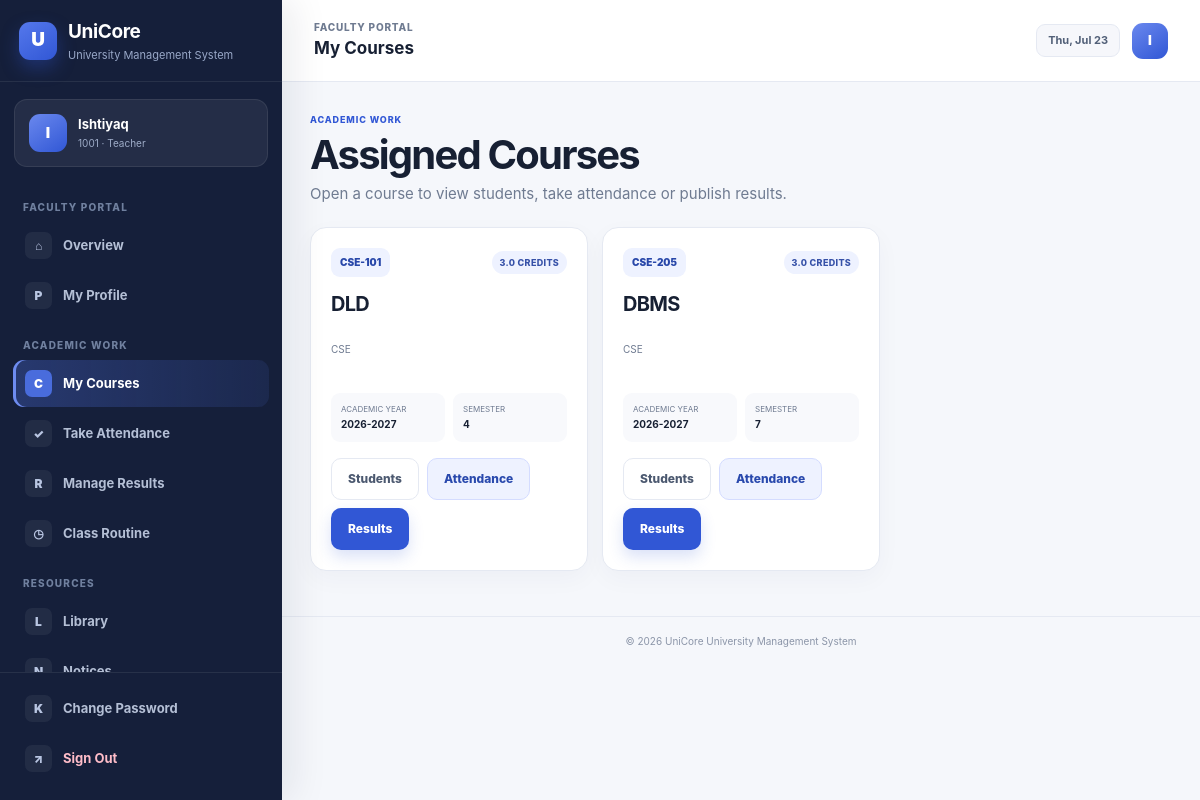
Page /teacher-portal/courses/ (signed in) on the committed database.
### accounts/models.py (models this page shows, shortened)
class UserProfile(models.Model):
    ADMIN = "ADMIN"
    STUDENT = "STUDENT"
    TEACHER = "TEACHER"
    ROLE_CHOICES = [
        (ADMIN, "Administrator"),
        (STUDENT, "Student"),
        (TEACHER, "Teacher"),
    ]
    user = models.OneToOneField(
        settings.AUTH_USER_MODEL,
        on_delete=models.CASCADE,
        related_name="ums_profile",
    )
    role = models.CharField(max_length=10, choices=ROLE_CHOICES)
    reference_id = models.CharField(
        max_length=30,
        blank=True,
        help_text="Student ID from MySQL or Teacher ID from PostgreSQL.",
    )
    display_name = models.CharField(max_length=120, blank=True)
    created_at = models.DateTimeField(auto_now_add=True)
    updated_at = models.DateTimeField(auto_now=True)
    class Meta:
        ordering = ["role", "reference_id", "user__username"]
        constraints = [
            models.UniqueConstraint(
                fields=["role", "reference_id"],
                condition=~models.Q(reference_id=""),
                name="unique_role_reference_account",
            )
        ]

### academic/models.py (models this page shows, shortened)
class TimeStampedModel(models.Model):
    created_at = models.DateTimeField(auto_now_add=True)
    updated_at = models.DateTimeField(auto_now=True)
    class Meta:
        abstract = True

class CourseAssignment(TimeStampedModel):
    teacher_ref = models.CharField(max_length=30, help_text="Teacher ID from the PostgreSQL teacher database")
    teacher_name = models.CharField(max_length=120)
    course = models.ForeignKey(Course, on_delete=models.CASCADE, related_name="assignments")
    academic_year = models.CharField(max_length=9, default="2026-2027")
    semester = models.PositiveSmallIntegerField(choices=Course.SEMESTER_CHOICES, default=1)
    class Meta:
        ordering = ["-academic_year", "teacher_ref", "course__code"]
        constraints = [
            models.UniqueConstraint(
                fields=["teacher_ref", "course", "academic_year", "semester"],
                name="unique_teacher_course_assignment",
            )
        ]

class Course(TimeStampedModel):
    SEMESTER_CHOICES = [(number, f"Semester {number}") for number in range(1, 13)]
    code = models.CharField(max_length=20, unique=True)
    title = models.CharField(max_length=150)
    credit = models.DecimalField(
        max_digits=4,
        decimal_places=1,
        default=Decimal("3.0"),
        validators=[MinValueValidator(Decimal("0.5")), MaxValueValidator(Decimal("12.0"))],
    )
    department = models.ForeignKey(Department, on_delete=models.PROTECT, related_name="courses")
    semester = models.PositiveSmallIntegerField(choices=SEMESTER_CHOICES, default=1)
    active = models.BooleanField(default=True)
    class Meta:
        ordering = ["department__code", "semester", "code"]

class Department(TimeStampedModel):
    code = models.CharField(max_length=15, unique=True)
    name = models.CharField(max_length=120, unique=True)
    office = models.CharField(max_length=120, blank=True)
    phone = models.CharField(max_length=20, blank=True)
    description = models.TextField(blank=True)
    class Meta:
        ordering = ["code"]

### accounts/views.py (the view)
# urls.py: path("teacher-portal/courses/", views.teacher_courses, name="teacher_courses"),
@teacher_required
def teacher_courses(request):
    profile, reference, teacher, database_online, display_name = _teacher_identity(request.user)
    assignments = CourseAssignment.objects.filter(teacher_ref=reference).select_related("course", "course__department")
    return render(
        request,
        "accounts/teacher_courses.html",
        {"profile": profile, "teacher": teacher, "display_name": display_name, "assignments": assignments},
    )

### accounts/context_processors.py (called while the page is built)
def role_context(request):
    return {
        "ums_role": get_user_role(request.user),
        "ums_profile": get_user_profile(request.user),
    }

### accounts/utils.py (called while the page is built)
def get_user_role(user):
    if not getattr(user, "is_authenticated", False):
        return None
    if user.is_superuser or user.is_staff:
        return UserProfile.ADMIN
    try:
        return user.ums_profile.role
    except UserProfile.DoesNotExist:
        return None

def get_user_profile(user):
    if not getattr(user, "is_authenticated", False):
        return None
    try:
        return user.ums_profile
    except UserProfile.DoesNotExist:
        return None

### accounts/views.py (called while the page is built)
def _teacher_identity(user):
    profile = get_user_profile(user)
    reference = profile.reference_id
    teacher = None
    database_online = True
    try:
        teacher = Teacher.objects.filter(employee_id=reference).first()
        if teacher is None and str(reference).isdigit():
            teacher = Teacher.objects.filter(pk=int(reference)).first()
    except Exception:
        database_online = False
    display_name = teacher.name if teacher else (profile.display_name or user.username)
    return profile, reference, teacher, database_online, display_name

### accounts/templates/accounts/teacher_courses.html (shortened to what this page needs)
{% extends "base.html" %}
{% block header_title %}My Courses{% endblock %}
{% block content %}
<div class="page-header"><div><span class="eyebrow">Academic Work</span><h1>Assigned Courses</h1><p>Open a course to view students, take attendance or publish results.</p></div></div>
<div class="course-card-grid">{% for item in assignments %}<article class="course-card modern"><div class="course-card-top"><span class="course-code">{{ item.course.code }}</span><span class="soft-badge">{{ item.course.credit }} credits</span></div><h3>{{ item.course.title }}</h3><p>{{ item.course.department.name }}</p><div class="course-meta"><span>Academic Year<strong>{{ item.academic_year }}</strong></span><span>Semester<strong>{{ item.semester }}</strong></span></div><div class="button-row"><a class="btn btn-ghost" href="{% url 'teacher_course' item.id %}">Students</a><a class="btn btn-secondary" href="{% url 'teacher_attendance' item.id %}">Attendance</a><a class="btn btn-primary" href="{% url 'teacher_results' item.id %}">Results</a></div></article>{% empty %}<div class="panel empty-state">No course has been assigned to your account.</div>{% endfor %}</div>
{% endblock %}

### templates/base.html (shortened to what this page needs)
{% load static %}
<!DOCTYPE html>
<html lang="en">
<head>
  <link rel="stylesheet" href="{% static 'ums/css/style.css' %}?v=20260722-ui2">
</head>
<body class="{% if user.is_authenticated %}app-body{% else %}public-body{% endif %}">
{% if user.is_authenticated %}
  {% with current=request.resolver_match.url_name %}
  <div class="app-layout">
    <aside class="sidebar" data-sidebar>
      <div class="sidebar-brand">
        <a href="{% url 'portal_redirect' %}" class="brand-link">
          <span class="brand-symbol">U</span>
          <span><strong>UniCore</strong><small>University Management System</small></span>
        </a>
      </div>
      <div class="sidebar-profile">
        <span class="profile-avatar">{{ ums_profile.display_name|default:user.username|first|upper }}</span>
        <div><strong>{{ ums_profile.display_name|default:user.username }}</strong><small>{% if ums_role == "ADMIN" %}Administrator{% elif ums_role == "STUDENT" %}{{ ums_profile.reference_id }} · Student{% else %}{{ ums_profile.reference_id }} · Teacher{% endif %}</small></div>
      </div>
      <nav class="sidebar-nav" aria-label="Main navigation">
        {% if ums_role == "ADMIN" %}
          <span class="nav-section-label">Overview</span>
          <a class="nav-item {% if current == 'home' %}active{% endif %}" href="{% url 'home' %}"><span class="nav-icon">⌂</span><span>Dashboard</span></a>
          <span class="nav-section-label">Management</span>
          <a class="nav-item {% if current == 'student_list' or current == 'add_student' or current == 'edit_student' %}active{% endif %}" href="{% url 'student_list' %}"><span class="nav-icon">S</span><span>Students</span></a>
          <a class="nav-item {% if current == 'teacher_list' or current == 'add_teacher' or current == 'edit_teacher' %}active{% endif %}" href="{% url 'teacher_list' %}"><span class="nav-icon">T</span><span>Teachers</span></a>
          <a class="nav-item {% if current == 'academic_dashboard' or current == 'department_list' or current == 'course_list' or current == 'enrollment_list' or current == 'assignment_list' or current == 'attendance_list' or current == 'result_list' or current == 'fee_list' or current == 'routine_list' or current == 'notice_list' %}active{% endif %}" href="{% url 'academic_dashboard' %}"><span class="nav-icon">A</span><span>Academic</span></a>
          <a class="nav-item {% if current == 'library_list' or current == 'issue_list' %}active{% endif %}" href="{% url 'library_list' %}"><span class="nav-icon">L</span><span>Library</span></a>
          <a class="nav-item {% if current == 'bus_card_list' or current == 'bus_card_review' %}active{% endif %}" href="{% url 'bus_card_list' %}"><span class="nav-icon">B</span><span>Bus Cards</span></a>
          <a class="nav-item {% if current == 'account_list' or current == 'account_create' %}active{% endif %}" href="{% url 'account_list' %}"><span class="nav-icon">U</span><span>User Accounts</span></a>
          {% if user.is_staff %}<a class="nav-item" href="{% url 'admin:index' %}"><span class="nav-icon">⚙</span><span>System Admin</span></a>{% endif %}
        {% elif ums_role == "TEACHER" %}
          <span class="nav-section-label">Faculty Portal</span>
          <a class="nav-item {% if current == 'teacher_portal' %}active{% endif %}" href="{% url 'teacher_portal' %}"><span class="nav-icon">⌂</span><span>Overview</span></a>
          <a class="nav-item {% if current == 'teacher_profile' %}active{% endif %}" href="{% url 'teacher_profile' %}"><span class="nav-icon">P</span><span>My Profile</span></a>
          <span class="nav-section-label">Academic Work</span>
          <a class="nav-item {% if current == 'teacher_courses' or current == 'teacher_course' %}active{% endif %}" href="{% url 'teacher_courses' %}"><span class="nav-icon">C</span><span>My Courses</span></a>
          <a class="nav-item {% if current == 'teacher_attendance_center' or current == 'teacher_attendance' %}active{% endif %}" href="{% url 'teacher_attendance_center' %}"><span class="nav-icon">✓</span><span>Take Attendance</span></a>
          <a class="nav-item {% if current == 'teacher_results_center' or current == 'teacher_results' %}active{% endif %}" href="{% url 'teacher_results_center' %}"><span class="nav-icon">R</span><span>Manage Results</span></a>
          <a class="nav-item {% if current == 'teacher_routine' %}active{% endif %}" href="{% url 'teacher_routine' %}"><span class="nav-icon">◷</span><span>Class Routine</span></a>
          <span class="nav-section-label">Resources</span>
          <a class="nav-item " href="{% url 'member_library_catalog' %}"><span class="nav-icon">L</span><span>Library</span></a>
          <a class="nav-item {% if current == 'teacher_notices' %}active{% endif %}" href="{% url 'teacher_notices' %}"><span class="nav-icon">N</span><span>Notices</span></a>
        {% endif %}
      </nav>
      <div class="sidebar-footer">
        <a class="nav-item {% if current == 'change_password' %}active{% endif %}" href="{% url 'change_password' %}"><span class="nav-icon">K</span><span>Change Password</span></a>
        <form method="post" action="{% url 'logout' %}">{% csrf_token %}<button class="nav-item logout-item" type="submit"><span class="nav-icon">↗</span><span>Sign Out</span></button></form>
      </div>
    </aside>
    <div class="app-main">
      <header class="app-header">
        <div class="header-left">
          <div><span class="header-kicker">{% if ums_role == 'ADMIN' %}Administration{% elif ums_role == 'STUDENT' %}Student Portal{% else %}Faculty Portal{% endif %}</span><strong>{% block header_title %}University Management System{% endblock %}</strong></div>
        </div>
        <div class="header-actions"><span class="date-chip">{% now "D, M d" %}</span><span class="header-avatar">{{ ums_profile.display_name|default:user.username|first|upper }}</span></div>
      </header>
      <main class="app-content">
        {% block content %}{% endblock %}
      </main>
      <footer class="app-footer">© {% now "Y" %} UniCore University Management System</footer>
    </div>
  </div>
  {% endwith %}
{% endif %}
</body>
</html>

### rows in the picture
UserProfile: display_name|first "I", display_name "Ishtiyaq", reference_id "1001"
CourseAssignment: course.code "CSE-101", course.credit "3.0", course "DLD", course.department.name "CSE", academic_year "2026-2027", semester "4"
CourseAssignment: course.code "CSE-205", course.credit "3.0", course "DBMS", course.department.name "CSE", academic_year "2026-2027", semester "7"
